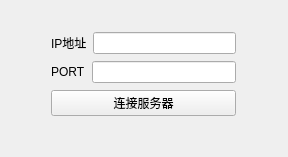
<?xml version="1.0" encoding="UTF-8"?>
<ui version="4.0">
 <class>chatClient</class>
 <widget class="QWidget" name="chatClient">
  <property name="geometry">
   <rect>
    <x>0</x>
    <y>0</y>
    <width>288</width>
    <height>157</height>
   </rect>
  </property>
  <property name="windowTitle">
   <string>chatClient</string>
  </property>
  <widget class="QWidget" name="layoutWidget">
   <property name="geometry">
    <rect>
     <x>40</x>
     <y>20</y>
     <width>207</width>
     <height>111</height>
    </rect>
   </property>
   <layout class="QVBoxLayout" name="verticalLayout">
    <item>
     <layout class="QHBoxLayout" name="horizontalLayout_4">
      <item>
       <widget class="QLabel" name="ipLabel">
        <property name="text">
         <string>IP地址</string>
        </property>
       </widget>
      </item>
      <item>
       <widget class="QLineEdit" name="ipLineEdit"/>
      </item>
     </layout>
    </item>
    <item>
     <layout class="QHBoxLayout" name="horizontalLayout_3">
      <item>
       <widget class="QLabel" name="portLabel">
        <property name="text">
         <string>PORT</string>
        </property>
       </widget>
      </item>
      <item>
       <widget class="QLineEdit" name="portLineEdit"/>
      </item>
     </layout>
    </item>
    <item>
     <widget class="QPushButton" name="enterChatroomButton">
      <property name="text">
       <string>连接服务器</string>
      </property>
     </widget>
    </item>
   </layout>
  </widget>
 </widget>
 <layoutdefault spacing="6" margin="11"/>
 <resources/>
 <connections/>
</ui>
